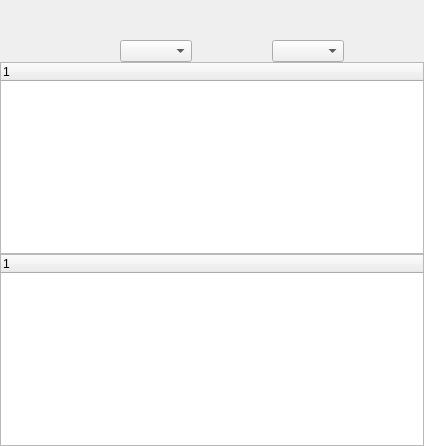
        <widget class="QWidget" name="tabArena">
         <attribute name="title">
          <string>Arena</string>
         </attribute>
         <layout class="QVBoxLayout" name="tabArenalLayout">
          <property name="spacing">
           <number>0</number>
          </property>
          <property name="leftMargin">
           <number>0</number>
          </property>
          <property name="topMargin">
           <number>40</number>
          </property>
          <property name="rightMargin">
           <number>0</number>
          </property>
          <property name="bottomMargin">
           <number>0</number>
          </property>
          <item>
           <layout class="QHBoxLayout" name="horizontalLayoutArenaButtons">
            <property name="spacing">
             <number>0</number>
            </property>
            <item>
             <widget class="QPushButton" name="arenaStatsButton">
              <property name="toolTip">
               <string>Show advanced arena stats: class winrates and
best 30 arenas win average (leaderboard).</string>
              </property>
              <property name="text">
               <string/>
              </property>
              <property name="icon">
               <iconset>
                <normalon>:/Images/web.png</normalon>
               </iconset>
              </property>
              <property name="iconSize">
               <size>
                <width>32</width>
                <height>32</height>
               </size>
              </property>
              <property name="flat">
               <bool>true</bool>
              </property>
             </widget>
            </item>
            <item>
             <spacer name="arenaHorizontalSpacer">
              <property name="orientation">
               <enum>Qt::Horizontal</enum>
              </property>
              <property name="sizeType">
               <enum>QSizePolicy::Expanding</enum>
              </property>
              <property name="sizeHint" stdset="0">
               <size>
                <width>40</width>
                <height>20</height>
               </size>
              </property>
             </spacer>
            </item>
            <item>
             <widget class="QPushButton" name="arenaNewButton">
              <property name="toolTip">
               <string>Create a new arena.</string>
              </property>
              <property name="text">
               <string/>
              </property>
              <property name="icon">
               <iconset>
                <normalon>:/Images/plus64.png</normalon>
               </iconset>
              </property>
              <property name="iconSize">
               <size>
                <width>32</width>
                <height>32</height>
               </size>
              </property>
              <property name="flat">
               <bool>true</bool>
              </property>
             </widget>
            </item>
            <item>
             <widget class="QComboBox" name="arenaRegionComboBox">
              <property name="toolTip">
               <string>Change region/account of the selected arena.</string>
              </property>
             </widget>
            </item>
            <item>
             <widget class="QPushButton" name="arenaDeleteButton">
              <property name="toolTip">
               <string>Remove the selected arena.</string>
              </property>
              <property name="text">
               <string/>
              </property>
              <property name="icon">
               <iconset>
                <normalon>:/Images/remove64.png</normalon>
               </iconset>
              </property>
              <property name="iconSize">
               <size>
                <width>32</width>
                <height>32</height>
               </size>
              </property>
              <property name="flat">
               <bool>true</bool>
              </property>
             </widget>
            </item>
            <item>
             <spacer name="arenaHorizontalSpacer2">
              <property name="orientation">
               <enum>Qt::Horizontal</enum>
              </property>
              <property name="sizeHint" stdset="0">
               <size>
                <width>40</width>
                <height>20</height>
               </size>
              </property>
             </spacer>
            </item>
            <item>
             <widget class="QComboBox" name="arenaStatsJsonComboBox">
              <property name="toolTip">
               <string>Change period for arena stats.</string>
              </property>
             </widget>
            </item>
            <item>
             <spacer name="arenaHorizontalSpacer3">
              <property name="orientation">
               <enum>Qt::Horizontal</enum>
              </property>
              <property name="sizeHint" stdset="0">
               <size>
                <width>40</width>
                <height>20</height>
               </size>
              </property>
             </spacer>
            </item>
            <item>
             <widget class="QPushButton" name="donateButton">
              <property name="sizePolicy">
               <sizepolicy hsizetype="Minimum" vsizetype="Preferred">
                <horstretch>0</horstretch>
                <verstretch>0</verstretch>
               </sizepolicy>
              </property>
              <property name="toolTip">
               <string>Unlock more stats, replays, graveyard, synergies and
draft mechanics becoming a patron (3$).</string>
              </property>
              <property name="text">
               <string/>
              </property>
              <property name="icon">
               <iconset resource="arenatracker.qrc">
                <normaloff>:/Images/becomePatreon.png</normaloff>:/Images/becomePatreon.png</iconset>
              </property>
              <property name="iconSize">
               <size>
                <width>75</width>
                <height>32</height>
               </size>
              </property>
              <property name="flat">
               <bool>true</bool>
              </property>
             </widget>
            </item>
           </layout>
          </item>
          <item>
           <widget class="MoveTreeWidget" name="arenaStatsTreeWidget">
            <column>
             <property name="text">
              <string notr="true">1</string>
             </property>
            </column>
           </widget>
          </item>
          <item>
           <widget class="MoveTreeWidget" name="arenaTreeWidget">
            <column>
             <property name="text">
              <string notr="true">1</string>
             </property>
            </column>
           </widget>
          </item>
         </layout>
        </widget>
